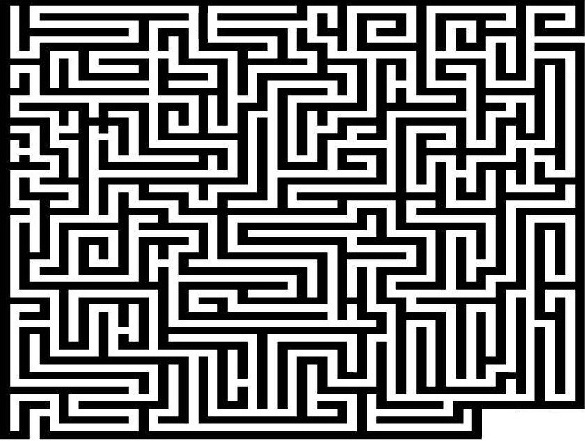
//> input picture maze/maze/migong6.jpg, 585 x 441 px
$ ./main   (built with g++ and OpenCV 4)
//> lines starting //> are read from the running program, lines starting //| are printed output that depends on the picture; after the words box and inside, x2 and y2 are one past the last pixel; in counts of white or black regions, pixels touching at a corner belong together
/******************************************************************************************
*本程序为在OpenCV下解谜宫的程序，具体步骤：
*1.先将图片进行二值化；
*2.查找二值化后图片的最外层轮廓；
*3.绘制出其中的一个最外层轮廓并填充；
*4.对最外层轮廓进行膨胀，除去重复的路线；
*5.对膨胀后的轮廓进行腐蚀，腐蚀的宽度近似于迷宫中路的宽度；
*6.将膨胀后的轮廓和腐蚀后的轮廓进行绝对差值操作，得出线路图；
*7.对线路图查找最外层轮廓；
*8.将查找到的轮廓绘制到原图上，即可得出迷宫的路线图。
******************************************************************************************/
#include "opencv2/core/core.hpp"
#include "opencv2/highgui/highgui.hpp"
#include "opencv2/imgproc/imgproc.hpp"
#include <iostream>
#include <vector>

using namespace cv;
using namespace std;

int main()
{
	Mat Img=imread("migong6.jpg");
//> Img is the input picture: 441 rows x 585 cols, CV_8UC3; min 0, max 255, mean 123.5
	Mat srcImg;
	cvtColor(Img,srcImg,CV_BGR2GRAY);
	Mat ProcImg;
	srcImg.copyTo(ProcImg);
	Mat ProcImg1;
	srcImg.copyTo(ProcImg1);
	Mat draw = Mat::zeros(srcImg.size(), CV_32FC1);
	Mat diff,dstImg;
	Mat element;
	getStructuringElement(MORPH_RECT,Size(21,21),Point(-1,-1));
	imshow("Source Image",srcImg);
	threshold(ProcImg,ProcImg,200,255,THRESH_BINARY_INV);//如果走的线路为白色，则需要使用THRESH_BINARY_INV参数
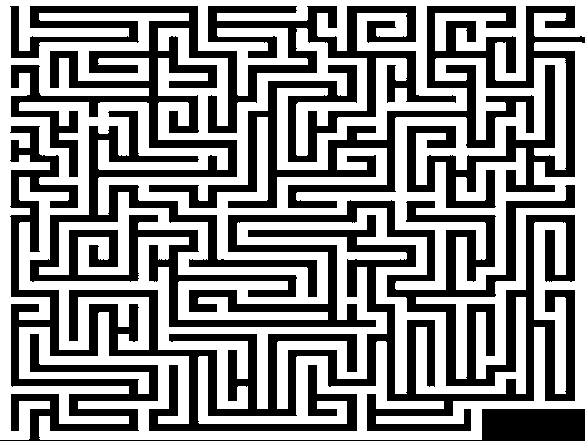
//> ProcImg: 441 rows x 585 cols, CV_8UC1; 55% white; 1 black region
	imshow("Threshold Image",ProcImg);
	vector<vector<Point>>contours;
	vector<Vec4i>h;
	findContours(ProcImg,contours,h,CV_RETR_EXTERNAL,CV_CHAIN_APPROX_NONE);
//> contours = 2 contours; box (x1, y1, x2, y2) and area: (19, 28, 585, 440) 66386, (0, 0, 585, 440) 60304; h = 2 items: [1, -1, -1, -1], [-1, 0, -1, -1]
	drawContours(draw, contours, 0, Scalar(255), -1);
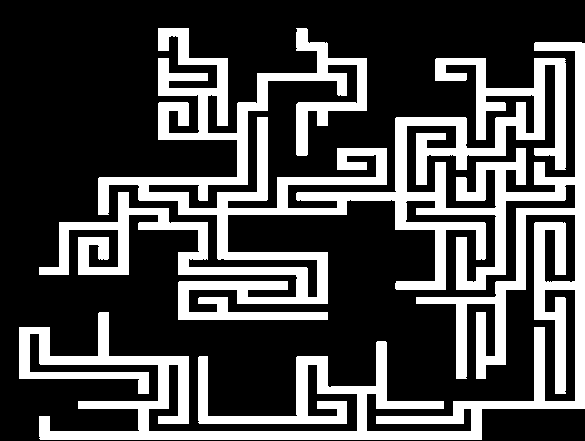
//> draw: 441 rows x 585 cols, CV_32FC1; 28.8% white; 1 white region, box (x1, y1, x2, y2) and area: (19, 28, 585, 440) 74242
	imshow("Contours Image",draw);
	dilate(draw,ProcImg,element,Point(-1,-1),9,BORDER_CONSTANT);//根据图片的不同修改膨胀的次数
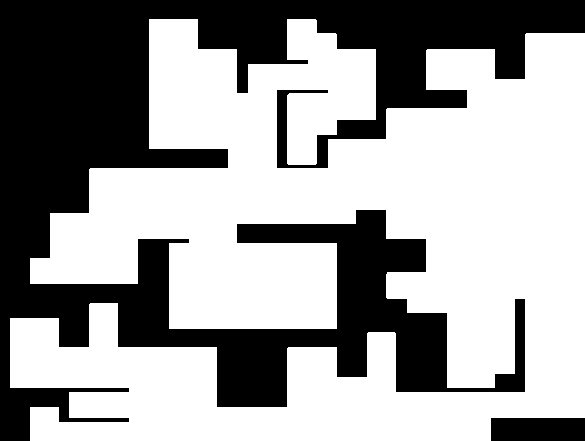
//> ProcImg: 441 rows x 585 cols, CV_32FC1; 62% white; 2 black regions, box (x1, y1, x2, y2) and area: (0, 0, 585, 441) 95781, (491, 418, 585, 441) 2162
	imshow("Dilate Image",ProcImg);
	erode(ProcImg,ProcImg1,element,Point(-1,-1),9,BORDER_CONSTANT);
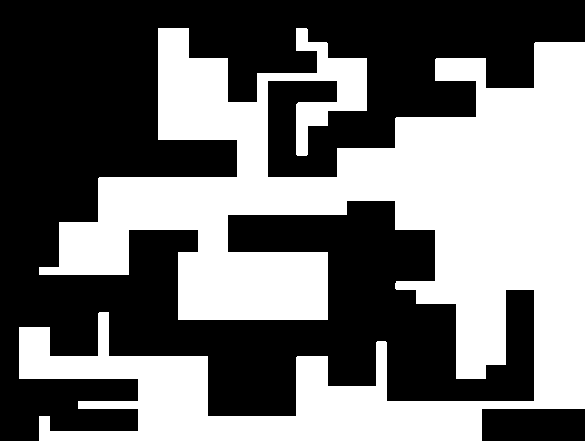
//> ProcImg1: 441 rows x 585 cols, CV_32FC1; 44.8% white; 1 white region, box (x1, y1, x2, y2) and area: (19, 28, 585, 441) 115510
	imshow("Erode Image",ProcImg1);
	absdiff(ProcImg,ProcImg1,diff);
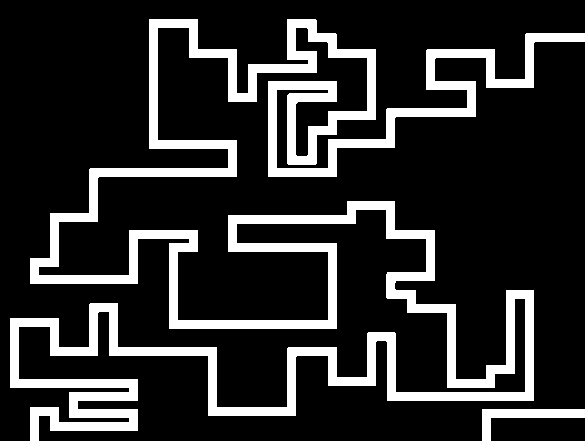
//> diff: 441 rows x 585 cols, CV_32FC1; 17.3% white; 2 white regions, box (x1, y1, x2, y2) and area: (10, 19, 585, 441) 43398, (482, 409, 585, 441) 1134
	imshow("diff Image",diff);
	diff.convertTo(diff, CV_8UC1);
//> diff: 441 rows x 585 cols, CV_8UC1; 17.3% white; 2 white regions
	vector<vector<Point>>contours2;
	findContours(diff,contours2,CV_RETR_EXTERNAL,CV_CHAIN_APPROX_NONE);
//> contours2 = 2 contours; box (x1, y1, x2, y2) and area: (10, 19, 585, 441) 38636, (482, 409, 585, 441) 1000
	cout<<"diff contours is :"<<contours2.size()<<endl;
//| diff contours is :2
	drawContours(Img, contours2, -1, Scalar(255,255,0), -2);
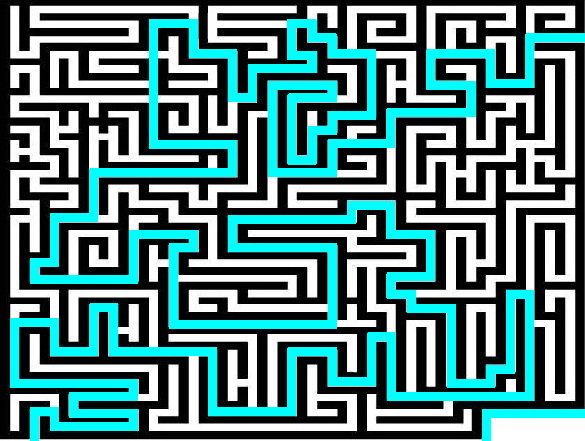
//> Img: 441 rows x 585 cols, CV_8UC3; 17.26% of pixels changed, all inside (x1, y1, x2, y2) = (10, 19, 585, 441)
	imshow("Result Image",Img);
	waitKey(0);
}

$ run again, with maze/maze/migong2.jpg copied over maze/maze/migong6.jpg
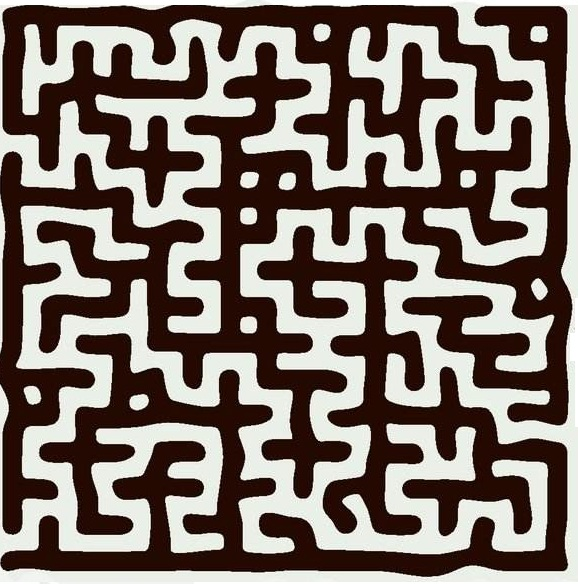
//> input picture maze/maze/migong2.jpg, 578 x 584 px
//> Img is the input picture: 584 rows x 578 cols, CV_8UC3; mean B, G, R 108, 114.8, 126.6
//> `threshold(ProcImg,ProcImg,200,255,THRESH_BINARY_INV);`:
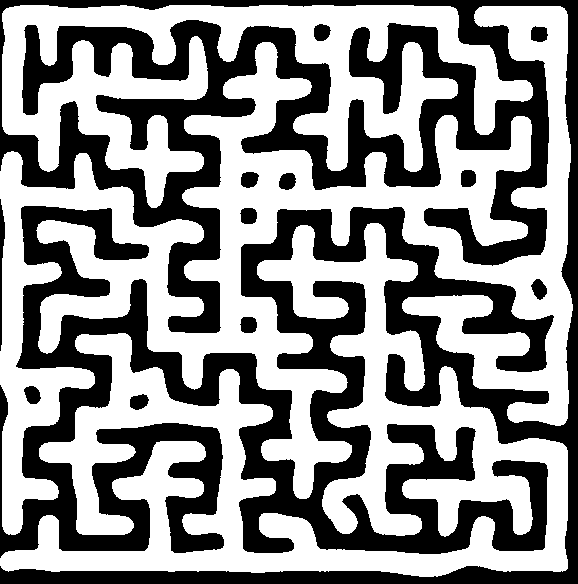
//> ProcImg: 584 rows x 578 cols, CV_8UC1; 56.2% white; 12 black regions
//> contours = 3 contours; box (x1, y1, x2, y2) and area: (0, 6, 573, 535) 83626, (0, 223, 568, 577) 61770, (2, 5, 533, 208) 38652; h = 3 items: [1, -1, -1, -1], [2, 0, -1, -1], [-1, 1, -1, -1]
//> draw: 584 rows x 578 cols, CV_32FC1; 19.1% white; 1 white region, box (x1, y1, x2, y2) and area: (0, 223, 568, 577) 64600
//> ProcImg1: 584 rows x 578 cols, CV_32FC1; 26.8% white; 1 white region, box (x1, y1, x2, y2) and area: (0, 223, 568, 584) 90408
//> contours2 = 8 contours; box (x1, y1, x2, y2) and area: (0, 214, 577, 584) 20646, (0, 570, 403, 584) 3386, (415, 531, 441, 554) 532, (423, 458, 444, 479) 398, (353, 530, 374, 550) 380, (133, 428, 154, 448) 379, (200, 461, 220, 481) 361, (453, 460, 472, 479) 324
//| diff contours is :8
//> `drawContours(Img, contours2, -1, Scalar(255,255,0), -2);`:
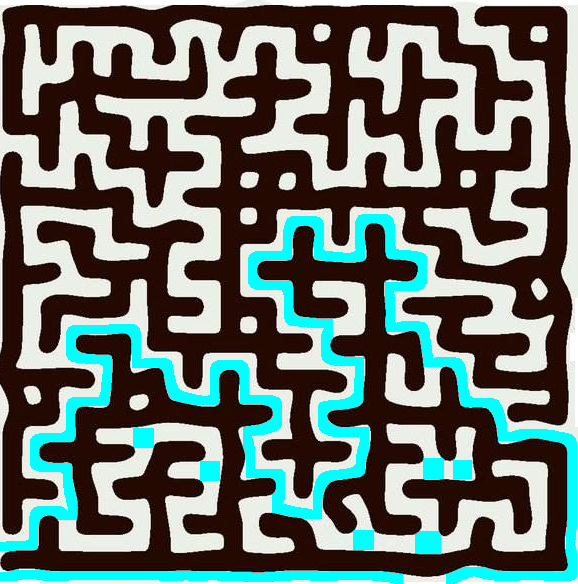
//> Img: 584 rows x 578 cols, CV_8UC3; 8.67% of pixels changed, all inside (x1, y1, x2, y2) = (0, 214, 577, 584)

$ run again, with maze/maze/migong3.jpg copied over maze/maze/migong6.jpg
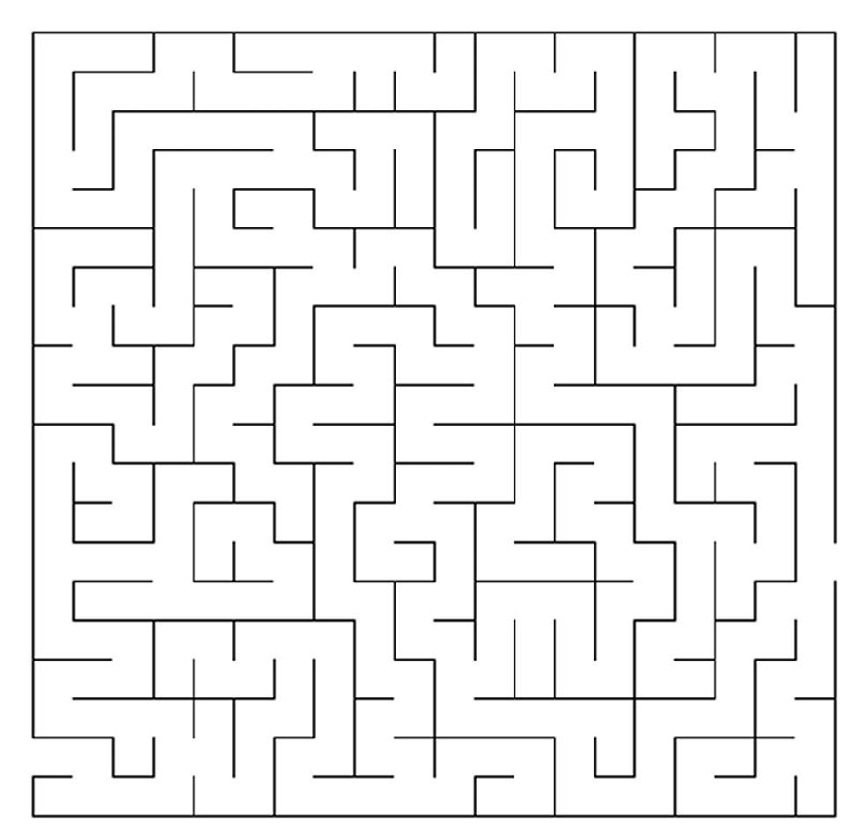
//> input picture maze/maze/migong3.jpg, 860 x 834 px
//> Img is the input picture: 834 rows x 860 cols, CV_8UC3; min 0, max 255, mean 240.1
//> `threshold(ProcImg,ProcImg,200,255,THRESH_BINARY_INV);`:
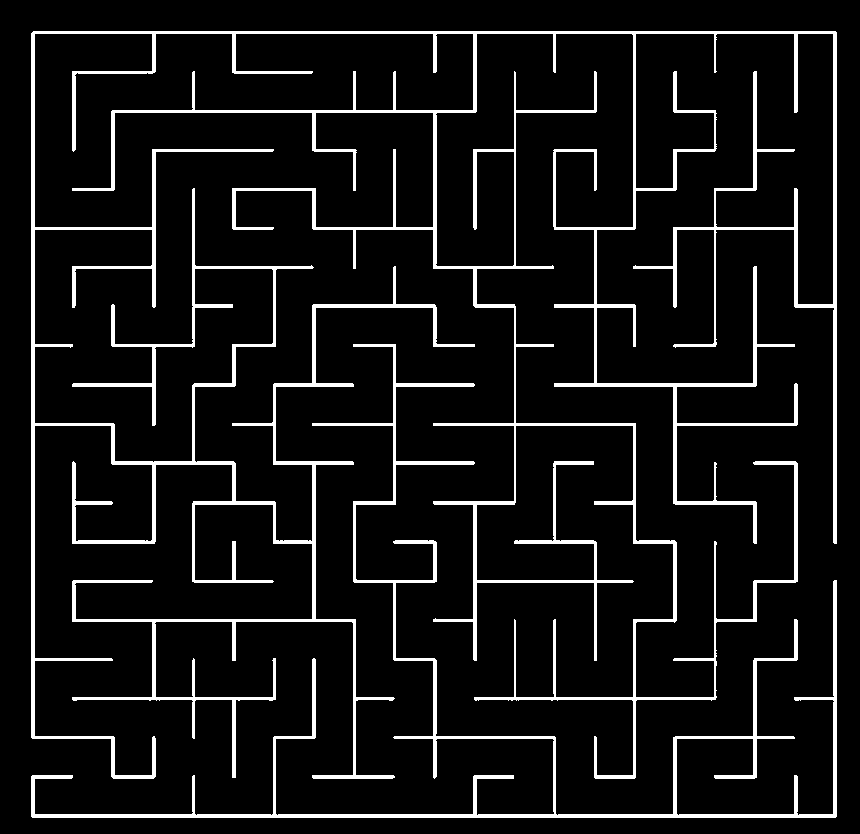
//> ProcImg: 834 rows x 860 cols, CV_8UC1; 8.2% white; 2 white regions
//> contours = 2 contours; box (x1, y1, x2, y2) and area: (31, 31, 837, 779) 33674, (31, 344, 837, 818) 8218; h = 2 items: [1, -1, -1, -1], [-1, 0, -1, -1]
//> draw: 834 rows x 860 cols, CV_32FC1; 1.6% white; 1 white region, box (x1, y1, x2, y2) and area: (31, 344, 837, 818) 11308
//> ProcImg1: 834 rows x 860 cols, CV_32FC1; 1.6% white; 1 white region, box (x1, y1, x2, y2) and area: (31, 344, 837, 818) 11327
//> contours2 = 1 contour; box (x1, y1, x2, y2) and area: (22, 335, 846, 827) 64939
//| diff contours is :1
//> `drawContours(Img, contours2, -1, Scalar(255,255,0), -2);`:
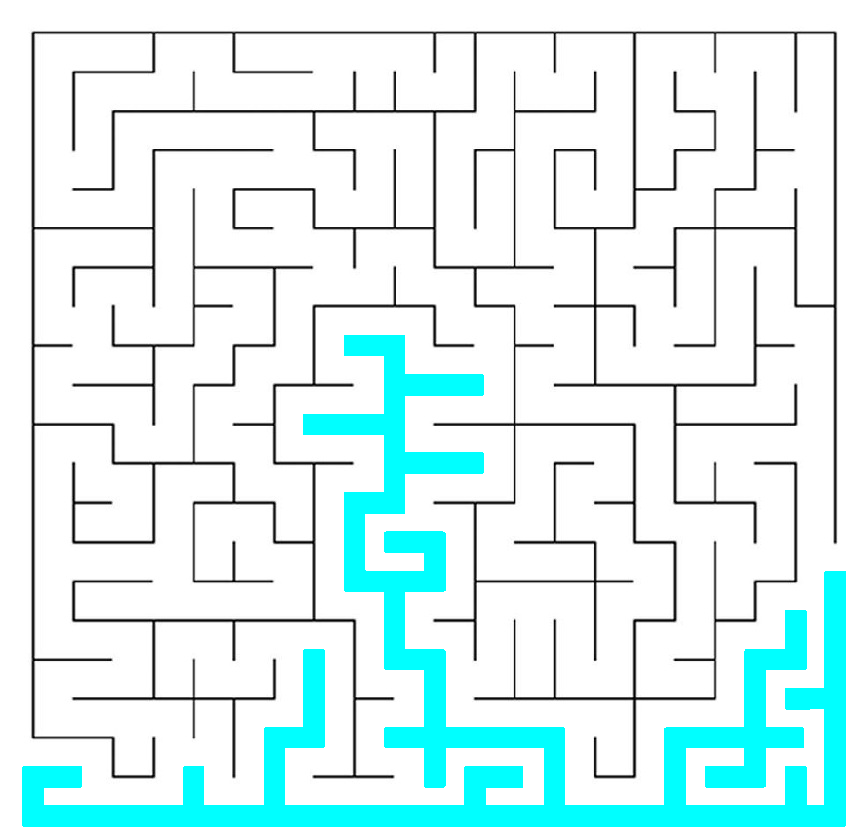
//> Img: 834 rows x 860 cols, CV_8UC3; 9.49% of pixels changed, all inside (x1, y1, x2, y2) = (22, 335, 846, 827)
